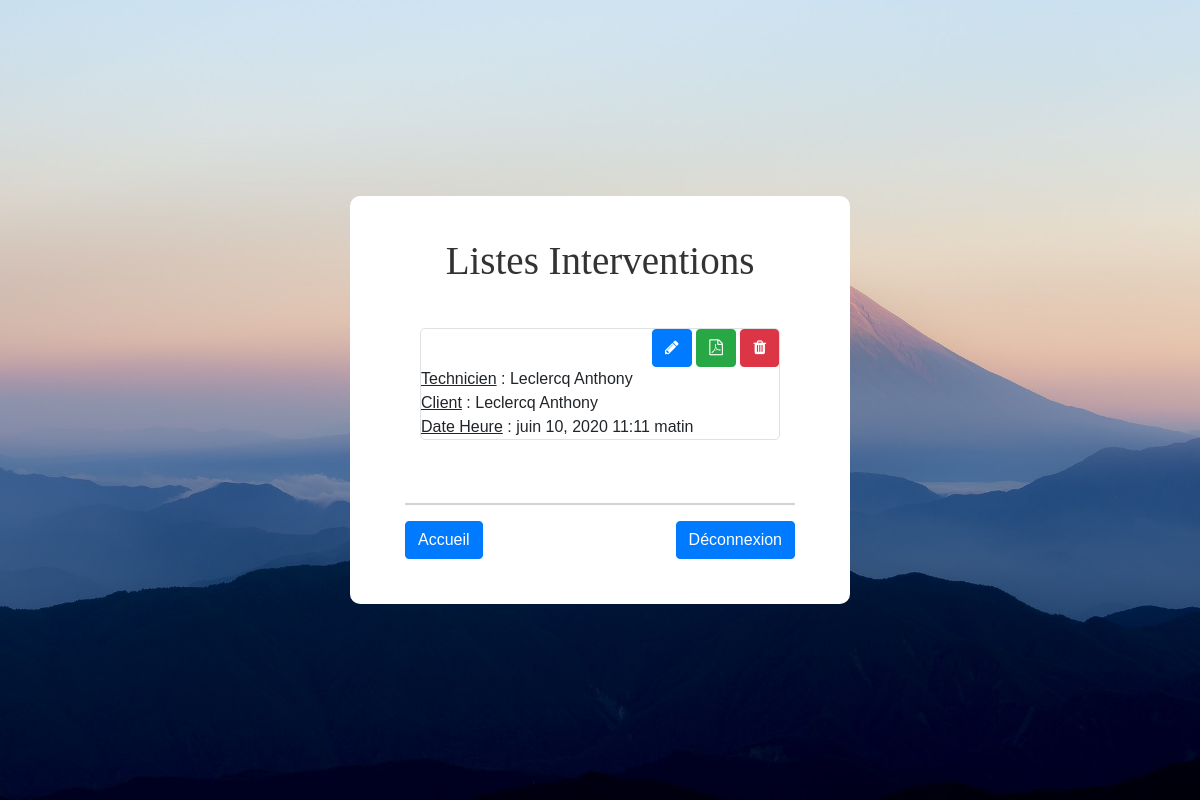
/consulter_intervention/1/1 (signed in), run on the app's committed database.
### sitePPE/models.py (models this page shows, shortened)
class Intervention(models.Model):
    date_visite = models.DateField(verbose_name="Date de la visite")
    heure_visite = models.TimeField(verbose_name="Heure de la visite")
    matricule_technicien = models.ForeignKey('Technicien', on_delete=models.CASCADE, verbose_name='Technicien')
    numero_client = models.ForeignKey('Client', on_delete=models.CASCADE, verbose_name='Client')
    statut = models.BooleanField(default=False,)
    class Meta:
        ordering = ['date_visite', 'heure_visite']

class Technicien(models.Model):
    user = models.OneToOneField(User, on_delete=models.CASCADE)
    nom = models.CharField(max_length=30)
    prenom = models.CharField(max_length=30)
    adresse = models.TextField()
    date_embauche = models.DateTimeField(verbose_name="Date d'embauche")
    telephone = models.CharField(max_length=10)
    qualification = models.CharField(max_length=30)
    date_obtention = models.DateTimeField(verbose_name="Date d'obtention")
    numero_agence = models.ForeignKey('Agence', on_delete=models.CASCADE)

class Client(models.Model):
    nom = models.CharField(max_length=30)
    prenom = models.CharField(max_length=30)
    raison_sociale = models.CharField(max_length=30, verbose_name="Raison Sociale")
    siren = models.CharField(max_length=30)
    code_ape = models.CharField(max_length=30, verbose_name="Code APE")
    adresse = models.TextField()
    telephone = models.CharField(max_length=10)
    fax = models.CharField(max_length=30)
    email = models.CharField(max_length=50)
    duree_deplacement = models.IntegerField(verbose_name="Durée de déplacement")
    distance_km = models.IntegerField(verbose_name="Distance en km")
    numero_agence = models.ForeignKey('Agence', on_delete=models.CASCADE, verbose_name="Agence")

### sitePPE/views.py (the view)
# urls.py: path('consulter_intervention/<int:matricule>/<int:numero>', views.Liste_interventions_Tech.as_view(), name="listeIntervention2"),
class Liste_interventions_Tech(LoginRequiredMixin, ListView):
    login_url = "connexion"
    model = Intervention
    context_object_name = "interventions"
    template_name = "sitePPE/liste_interventions_assistant.html"
    paginate_by = 5
    def get_queryset(self):
        return Intervention.objects.filter(matricule_technicien=self.kwargs['numero']).filter(statut=False)

### sitePPE/templates/sitePPE/liste_interventions_assistant.html (shortened to what this page needs)
{% load static %}
<!DOCTYPE html>
<html lang="en">
<head>
    <link rel="stylesheet" href="https://stackpath.bootstrapcdn.com/bootstrap/4.1.3/css/bootstrap.min.css">
    <link rel="stylesheet" href="https://maxcdn.bootstrapcdn.com/font-awesome/4.7.0/css/font-awesome.min.css">
    <link rel="stylesheet" href="https://cdnjs.cloudflare.com/ajax/libs/bootstrap-datepicker/1.9.0/css/bootstrap-datepicker.min.css">
    <link rel="stylesheet" href="https://cdnjs.cloudflare.com/ajax/libs/bootstrap-datepicker/1.9.0/css/bootstrap-datepicker.standalone.min.css">
    <link rel="stylesheet" href="https://cdnjs.cloudflare.com/ajax/libs/bootstrap-datepicker/1.9.0/css/bootstrap-datepicker3.min.css">
    <link rel="stylesheet" href="https://cdnjs.cloudflare.com/ajax/libs/bootstrap-datepicker/1.9.0/css/bootstrap-datepicker3.min.css">
    <link rel="stylesheet" href="{% static "sitePPE/css/main.css" %}" />
</head>
<body>
    <div class="container-contact100">
        <div class="wrap-contact100" >
            <span class="contact100-form-title">
                Listes Interventions
            </span>
            {% for intervention in interventions %}
                <div class="container">
                    <div class="border bordure-arrondi">
                        <div class="position-sticky fixed-top haut-droite">
                            <a href="{% url "editerIntervention" intervention.id intervention.numero_client.id %}" title="Editer" data-toggle="popover" data-trigger="hover" data-content="Editer l'intervention" data-placement="top"><button class="btn btn-primary"><span class="fa fa-pencil"></span></button></a>
                            <a href="{% url "interventionPDF" intervention.id %}" title="Générer" data-toggle="popover" data-trigger="hover" data-content="Générer la fiche intervention en PDF" data-placement="top"><button class="btn btn-success"><span class="fa fa-file-pdf-o"></span></button></a>
                            <a href="{% url "supprimerIntervention" intervention.id %}" title="Supprimer" data-toggle="popover" data-trigger="hover" data-content="Supprimer l'intervention"><button class="btn btn-danger"><span class="fa fa-trash"></span></button></a>
                        </div>
                        <u>Technicien</u> : {{ intervention.matricule_technicien.nom }} {{ intervention.matricule_technicien.prenom }}
                        <br>
                        <u>Client</u> : {{ intervention.numero_client.nom }} {{ intervention.numero_client.prenom }}
                        <br>
                        <u>Date Heure</u> : {{ intervention.date_visite }} {{ intervention.heure_visite }}
                    </div>
                </div>
                <br>
            {% endfor %}
            <hr style="height:2px;border-width:0;color:gray;background-color:lightgray; margin-top: 10%">
            <a href="{% url 'accueil1' %}"><button style="float: left" class="btn btn-primary">Accueil</button></a>
            <a href="{% url 'logout' %}"><button style="float: right" class="btn btn-primary">Déconnexion</button></a>
        </div>
    </div>
</body>
</html>

### sitePPE/static/sitePPE/css/main.css (style rules this page uses)
* { margin: 0px; padding: 0px; box-sizing: border-box; }
body, html { height: 100%; font-family: Poppins-Regular, sans-serif; }
.container-contact100 { width: 100%; min-height: 100vh; display: -webkit-box; display: -webkit-flex; display: -moz-box; display: -ms-flexbox; display: flex; flex-wrap: wrap; justify-content: center; align-items: center; padding: 15px; background: url("../images/hero-bg.jpg") top center; background-size: cover; position: relative; }
.wrap-contact100 { width: 500px; background: #fff; border-radius: 10px; overflow: hidden; padding: 42px 55px 45px 55px; }
.contact100-form-title { display: block; font-family: Poppins-Bold; font-size: 39px; color: #333333; line-height: 1.2; text-align: center; padding-bottom: 44px; }
.haut-droite { text-align: right; }
.bordure-arrondi { border-radius: 5px; }

### data on the page
Intervention: matricule_technicien.nom "Leclercq", matricule_technicien.prenom "Anthony", numero_client.nom "Leclercq", numero_client.prenom "Anthony", date_visite "juin 10, 2020", heure_visite "11:11 matin"
